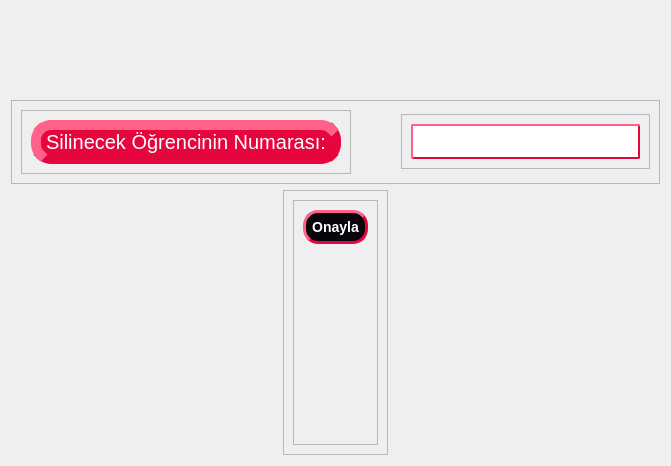
         <widget class="QWidget" name="pageOgrSil">
          <layout class="QVBoxLayout" name="verticalLayout_36">
           <property name="topMargin">
            <number>100</number>
           </property>
           <item alignment="Qt::AlignHCenter|Qt::AlignVCenter">
            <widget class="QFrame" name="frame_37">
             <property name="frameShape">
              <enum>QFrame::StyledPanel</enum>
             </property>
             <property name="frameShadow">
              <enum>QFrame::Raised</enum>
             </property>
             <layout class="QHBoxLayout" name="horizontalLayout_14">
              <property name="spacing">
               <number>50</number>
              </property>
              <item alignment="Qt::AlignHCenter|Qt::AlignVCenter">
               <widget class="QFrame" name="frame_39">
                <property name="frameShape">
                 <enum>QFrame::StyledPanel</enum>
                </property>
                <property name="frameShadow">
                 <enum>QFrame::Raised</enum>
                </property>
                <layout class="QVBoxLayout" name="verticalLayout_37">
                 <item>
                  <widget class="QLabel" name="label_26">
                   <property name="styleSheet">
                    <string notr="true">QLabel{
background-color: rgb(231, 5, 62);
border-color: rgb(231, 5, 62);
border-width: 10px;
border-style: outset;
border-radius: 20px;
color:rgb(255,255,255);
font-size: 20px;
}
</string>
                   </property>
                   <property name="text">
                    <string>Silinecek Öğrencinin Numarası:</string>
                   </property>
                  </widget>
                 </item>
                </layout>
               </widget>
              </item>
              <item alignment="Qt::AlignHCenter|Qt::AlignVCenter">
               <widget class="QFrame" name="frame_40">
                <property name="frameShape">
                 <enum>QFrame::StyledPanel</enum>
                </property>
                <property name="frameShadow">
                 <enum>QFrame::Raised</enum>
                </property>
                <layout class="QVBoxLayout" name="verticalLayout_38">
                 <item>
                  <widget class="QLineEdit" name="lnOgrSilOgrNo">
                   <property name="maximumSize">
                    <size>
                     <width>16777215</width>
                     <height>16777215</height>
                    </size>
                   </property>
                   <property name="styleSheet">
                    <string notr="true">QLineEdit{
border-color: rgb(231, 5, 62);
border-width: 2px;
border-style: outset;
border-radius: 2px;
color:rgb(255,255,255);
font-size: 25px;
}

QLineEdit:hover {
background-color: qlineargradient(spread:pad, x1:0, y1:1, x2:0, y2:0, stop:0 rgb(41, 128, 185), stop:1 rgb(52, 152, 219));
}</string>
                   </property>
                  </widget>
                 </item>
                </layout>
               </widget>
              </item>
             </layout>
            </widget>
           </item>
           <item alignment="Qt::AlignHCenter|Qt::AlignVCenter">
            <widget class="QFrame" name="frame_38">
             <property name="frameShape">
              <enum>QFrame::StyledPanel</enum>
             </property>
             <property name="frameShadow">
              <enum>QFrame::Raised</enum>
             </property>
             <layout class="QVBoxLayout" name="verticalLayout_39">
              <item alignment="Qt::AlignHCenter|Qt::AlignVCenter">
               <widget class="QFrame" name="frame_41">
                <property name="frameShape">
                 <enum>QFrame::StyledPanel</enum>
                </property>
                <property name="frameShadow">
                 <enum>QFrame::Raised</enum>
                </property>
                <layout class="QVBoxLayout" name="verticalLayout_40">
                 <property name="bottomMargin">
                  <number>200</number>
                 </property>
                 <item>
                  <widget class="QPushButton" name="btnOgrSilOnayla">
                   <property name="styleSheet">
                    <string notr="true">QPushButton {
	background-color: rgb(9,5,13);
    border-style: outset;
    border-width: 3px;
    border-radius: 15px;
    border-color: rgb(231,5,62);
    font: bold 14px;
	color:rgb(255,255,255);
    min-width: 10em;
    padding: 6px;
}

QPushButton:hover {
background-color: qlineargradient(spread:pad, x1:0, y1:1, x2:0, y2:0, stop:0 rgb(41, 128, 185), stop:1 rgb(52, 152, 219));
}</string>
                   </property>
                   <property name="text">
                    <string>Onayla</string>
                   </property>
                  </widget>
                 </item>
                </layout>
               </widget>
              </item>
             </layout>
            </widget>
           </item>
          </layout>
         </widget>
